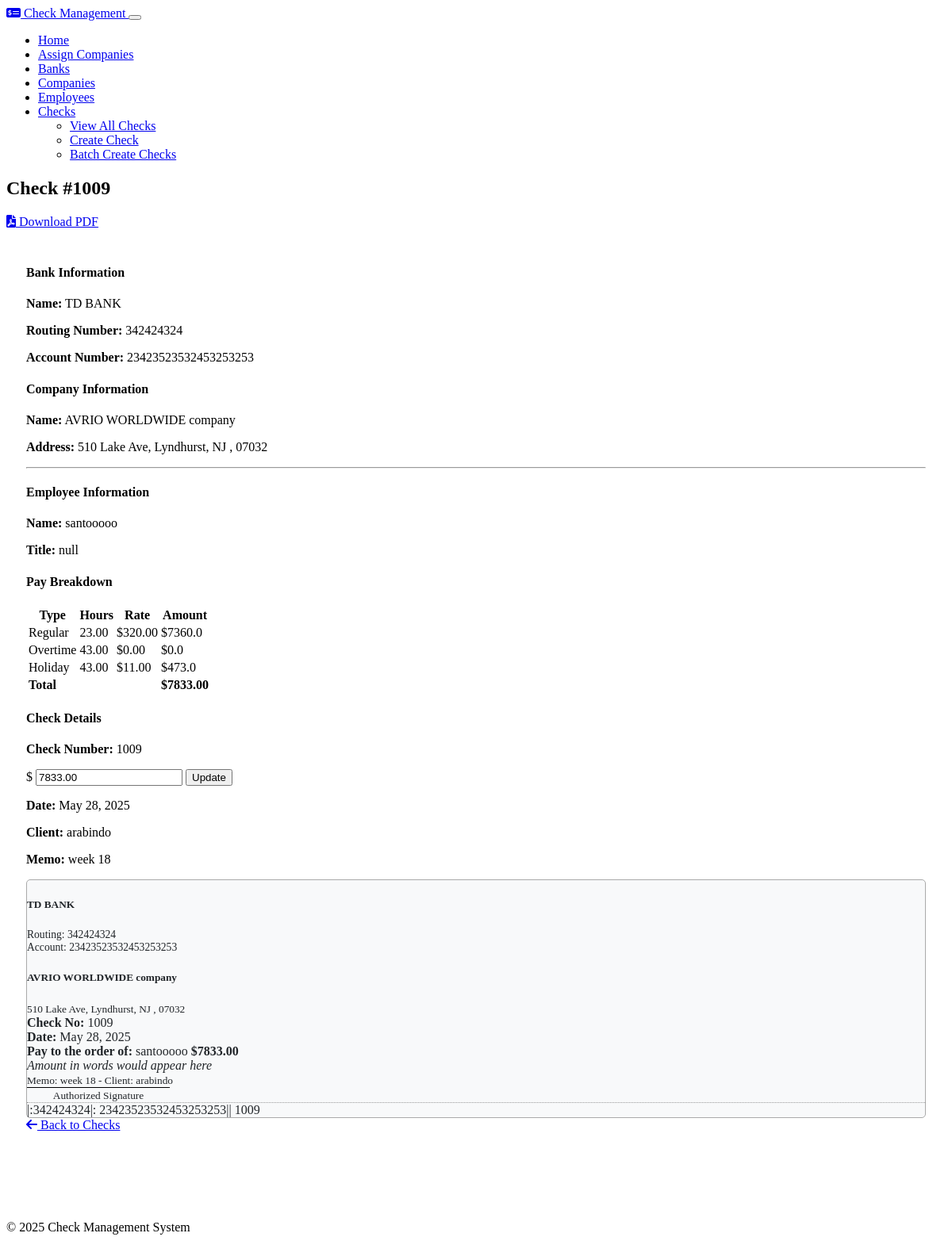
The page /checks/9 (signed in) on the database its author committed.
### models.py (models this page shows, shortened)
class Check(db.Model):
    id = db.Column(db.Integer, primary_key=True)
    check_number = db.Column(db.Integer, nullable=False)
    amount = db.Column(db.Numeric(10, 2), nullable=False)
    date = db.Column(db.Date, nullable=False, default=datetime.utcnow)
    flagged_by_user = db.Column(db.Boolean, default=False)
    flag_reason = db.Column(db.String(255), nullable=True)
    hours_worked = db.Column(db.Numeric(6, 2), nullable=True)
    pay_rate = db.Column(db.Numeric(10, 2), nullable=True)
    overtime_hours = db.Column(db.Numeric(6, 2), nullable=True)
    overtime_rate = db.Column(db.Numeric(10, 2), nullable=True)
    holiday_hours = db.Column(db.Numeric(6, 2), nullable=True)
    holiday_rate = db.Column(db.Numeric(10, 2), nullable=True)
    memo = db.Column(db.String(200), nullable=True)
    bank_id = db.Column(db.Integer, db.ForeignKey('bank.id'), nullable=False)
    company_id = db.Column(db.Integer, db.ForeignKey('company.id'), nullable=False)
    employee_id = db.Column(db.Integer, db.ForeignKey('employee.id'), nullable=False)
    client_id = db.Column(db.Integer, db.ForeignKey('company_client.id'), nullable=True)\
    created_by_id = db.Column(db.Integer, db.ForeignKey('user.id'))
    created_by = db.relationship('User', backref='created_checks')
    client = db.relationship('CompanyClient', backref='checks', lazy=True)

class Bank(db.Model):
    id = db.Column(db.Integer, primary_key=True)
    name = db.Column(db.String(100), nullable=False)
    routing_number = db.Column(db.String(9), nullable=False)
    account_number = db.Column(db.String(20), nullable=False)
    last_check_number = db.Column(db.Integer, default=1000)
    checks = db.relationship('Check', backref='bank', lazy=True, cascade="all, delete-orphan")

class Company(db.Model):
    id = db.Column(db.Integer, primary_key=True)
    name = db.Column(db.String(100), nullable=False)
    address = db.Column(db.String(200), nullable=False)
    logo = db.Column(db.Text, nullable=True)  # Store as base64 encoded string
    default_bank_id = db.Column(db.Integer, db.ForeignKey('bank.id'), nullable=True)
    employees = db.relationship('Employee', backref='company', lazy=True, cascade="all, delete-orphan")
    checks = db.relationship('Check', backref='company', lazy=True, cascade="all, delete-orphan")
    clients = db.relationship('CompanyClient', backref='company', lazy=True, cascade="all, delete-orphan")
    default_bank = db.relationship('Bank', backref='companies')

class Employee(db.Model):
    id = db.Column(db.Integer, primary_key=True)
    name = db.Column(db.String(100), nullable=False)
    title = db.Column(db.String(100), nullable=False)
    company_id = db.Column(db.Integer, db.ForeignKey('company.id'), nullable=False)
    checks = db.relationship('Check', backref='employee', lazy=True, cascade="all, delete-orphan")

class CompanyClient(db.Model):
    id = db.Column(db.Integer, primary_key=True)
    name = db.Column(db.String(100), nullable=False)
    address = db.Column(db.String(200), nullable=False)
    contact_person = db.Column(db.String(100))
    contact_email = db.Column(db.String(100))
    contact_phone = db.Column(db.String(20))
    company_id = db.Column(db.Integer, db.ForeignKey('company.id'), nullable=False)

### routes.py (the view)
    @app.route('/checks/<int:id>', endpoint='checks_view')
    @login_required
    def checks_view(id):
        check = Check.query.get_or_404(id)
        return render_template('checks/view.html', check=check)

### utils/__init__.py (called while the page is built)
def login_required(f):
    @wraps(f)
    def decorated_function(*args, **kwargs):
        if 'user_id' not in session:
            return redirect(url_for('login'))
        return f(*args, **kwargs)
    return decorated_function

### templates/checks/view.html (shortened to what this page needs)
{% extends 'layout.html' %}
{% block content %}
<div class="row justify-content-center">
    <div class="col-md-8">
        <div class="card mb-4">
            <div class="card-header d-flex justify-content-between align-items-center">
                <h2 class="mb-0">Check #{{ check.check_number }}</h2>
                {% if session.get('role') == 'admin' %}
                <a href="{{ url_for('checks_pdf', id=check.id) }}" class="btn btn-primary">
                    <i class="fas fa-file-pdf me-1"></i> Download PDF
                </a>
                {% endif %}
            </div>
            {% if session.get('role') == 'admin' %}
            <div class="card-body">
                <div class="row">
                    <div class="col-md-6">
                        <h4>Bank Information</h4>
                        <p><strong>Name:</strong> {{ check.bank.name }}</p>
                        <p><strong>Routing Number:</strong> {{ check.bank.routing_number }}</p>
                        <p><strong>Account Number:</strong> {{ check.bank.account_number }}</p>
                    </div>
                    <div class="col-md-6">
                        <h4>Company Information</h4>
                        <p><strong>Name:</strong> {{ check.company.name }}</p>
                        <p><strong>Address:</strong> {{ check.company.address }}</p>
                    </div>
                </div>
                 {% endif %}
                <hr>
                <div class="row">
                    <div class="col-md-6">
                        <h4>Employee Information</h4>
                        <p><strong>Name:</strong> {{ check.employee.name }}</p>
                        <p><strong>Title:</strong> {{ check.employee.title }}</p>
                        {% if check.hours_worked or check.overtime_hours or check.holiday_hours %}
                        <h4 class="mt-3">Pay Breakdown</h4>
                        <div class="table-responsive">
                            <table class="table table-sm">
                                <thead>
                                    <tr>
                                        <th>Type</th>
                                        <th>Hours</th>
                                        <th>Rate</th>
                                        <th>Amount</th>
                                    </tr>
                                </thead>
                                <tbody>
                                    {% if check.hours_worked %}
                                    <tr>
                                        <td>Regular</td>
                                        <td>{{ check.hours_worked }}</td>
                                        <td>${{ check.pay_rate }}</td>
                                        <td>${{ (check.hours_worked|float * check.pay_rate|float)|round(2) }}</td>
                                    </tr>
                                    {% endif %}
                                    {% if check.overtime_hours %}
                                    <tr>
                                        <td>Overtime</td>
                                        <td>{{ check.overtime_hours }}</td>
                                        <td>${{ check.overtime_rate }}</td>
                                        <td>${{ (check.overtime_hours|float * check.overtime_rate|float)|round(2) }}</td>
                                    </tr>
                                    {% endif %}
                                    {% if check.holiday_hours %}
                                    <tr>
                                        <td>Holiday</td>
                                        <td>{{ check.holiday_hours }}</td>
                                        <td>${{ check.holiday_rate }}</td>
                                        <td>${{ (check.holiday_hours|float * check.holiday_rate|float)|round(2) }}</td>
                                    </tr>
                                    {% endif %}
                                    <tr class="table-active">
                                        <td colspan="3"><strong>Total</strong></td>
                                        <td><strong>${{ check.amount }}</strong></td>
                                    </tr>
                                </tbody>
                            </table>
                        </div>
                        {% endif %}
                    </div>
                    <div class="col-md-6">
                        <h4>Check Details</h4>
                        <p><strong>Check Number:</strong> {{ check.check_number }}</p>
                        {% if session.get('role') == 'admin' %}
                        <form method="POST" action="{{ url_for('update_check_amount', id=check.id) }}">
                            <div class="input-group mb-3">
                                <span class="input-group-text">$</span>
                                <input type="number" step="0.01" name="amount" value="{{ check.amount }}" class="form-control" required>
                                <button class="btn btn-primary" type="submit">Update</button>
                            </div>
                        </form>
                        {% else %}
                        <p><strong>Amount:</strong> ${{ check.amount }}</p>
                        {% endif %}
                        <p><strong>Date:</strong> {{ check.date.strftime('%B %d, %Y') }}</p>
                        {% if check.client %}
                        <p><strong>Client:</strong> {{ check.client.name }}</p>
                        {% endif %}
                        {% if check.memo %}
                        <p><strong>Memo:</strong> {{ check.memo }}</p>
                        {% endif %}
                    </div>
                </div>
 {% if session.get('role') == 'admin' %}
              <div class="p-2 text-start" style="border: 1px solid #aaa; border-radius: 5px; background-color: #f8f9fa; color: #212529;">
    <div class="d-flex justify-content-between mb-3">
        <div>
            <h5 class="mb-1">{{ check.bank.name }}</h5>
            <div style="font-size: 0.85em;">
                Routing: {{ check.bank.routing_number }}<br>
                Account: {{ check.bank.account_number }}
            </div>
        </div>
        <div class="text-end">
            <h5 class="mb-1">{{ check.company.name }}</h5>
            <small>{{ check.company.address }}</small>
        </div>
    </div>
    <div class="d-flex justify-content-between mb-3">
        <div><strong>Check No:</strong> {{ check.check_number }}</div>
        <div><strong>Date:</strong> {{ check.date.strftime('%B %d, %Y') }}</div>
    </div>
    <div class="mb-3">
        <span><strong>Pay to the order of:</strong> {{ check.employee.name }}</span>
        <span class="float-end"><strong>${{ '%.2f'|format(check.amount) }}</strong></span>
    </div>
    <div class="mb-4"><em>{{ check.amount_words or 'Amount in words would appear here' }}</em></div>
    {% if check.memo or check.client %}
    <div class="d-flex justify-content-between mb-3">
        <div>
            <small>
                {% if check.memo and check.client %}
                    Memo: {{ check.memo }} - Client: {{ check.client.name }}
                {% elif check.memo %}
                    Memo: {{ check.memo }}
                {% elif check.client %}
                    Memo: Work for {{ check.client.name }}
                {% endif %}
            </small>
        </div>
        <div style="border-top: 1px solid #000; width: 180px; text-align: center;">
            <small>Authorized Signature</small>
        </div>
    </div>
    {% endif %}
    <div class="micr-preview text-center pt-2 mt-3" style="border-top: 1px dotted #999;">
        |:{{ check.bank.routing_number }}|: {{ check.bank.account_number }}|| {{ check.check_number }}
    </div>
</div>
 {% endif %}
                <div class="mt-4">
                    <a href="{{ url_for('checks_index') }}" class="btn btn-secondary">
                        <i class="fas fa-arrow-left me-1"></i> Back to Checks
                    </a>
                </div>
            </div>
        </div>
    </div>
</div>
{% endblock %}

### static/css/custom.css (style rules this page uses)
.card { transition: all 0.3s ease; }
.card .card-body { padding: 25px; }
.table th { font-weight: 600; }

### rows shown on the page
Check: check_number "1009", hours_worked "23.00", pay_rate "320.00", (check.hours_worked|float*check.pay_rate|float)|round(2) "7360.0", overtime_hours "43.00", overtime_rate "0.00", overtime_hours+overtime_rate "0.0", holiday_hours "43.00", holiday_rate "11.00", holiday_hours+holiday_rate "473.0", amount "7833.00", date "May 28, 2025", memo "week 18"
Bank: bank.name "TD BANK", bank.routing_number "342424324", bank.account_number "23423523532453253253"
Company: company.name "AVRIO WORLDWIDE company", company.address "510 Lake Ave, Lyndhurst, NJ , 07032"
Employee: employee.name "santooooo", employee "null"
CompanyClient: client.name "arabindo"

### other values the page prints
{{ check.amount_words or 'Amount in words would appear here' }} "Amount in words would appear here"
